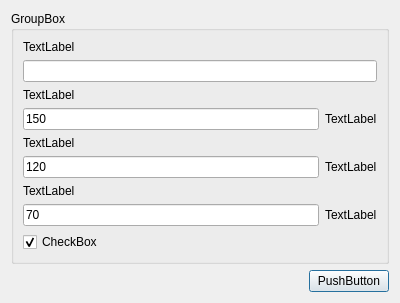
<?xml version="1.0" encoding="UTF-8"?>
<ui version="4.0">
 <class>ParametrosObligatoriosDialog</class>
 <widget class="QDialog" name="ParametrosObligatoriosDialog">
  <property name="windowModality">
   <enum>Qt::ApplicationModal</enum>
  </property>
  <property name="geometry">
   <rect>
    <x>0</x>
    <y>0</y>
    <width>400</width>
    <height>290</height>
   </rect>
  </property>
  <property name="windowTitle">
   <string>Dialog</string>
  </property>
  <property name="windowIcon">
   <iconset resource="recursos.qrc">
    <normaloff>:/iconos/images/iconowp_Zzk_icon.ico</normaloff>:/iconos/images/iconowp_Zzk_icon.ico</iconset>
  </property>
  <property name="modal">
   <bool>true</bool>
  </property>
  <layout class="QVBoxLayout" name="verticalLayout">
   <item>
    <widget class="QGroupBox" name="parametrosGroupBox">
     <property name="title">
      <string>GroupBox</string>
     </property>
     <layout class="QVBoxLayout" name="verticalLayout_2">
      <item>
       <widget class="QLabel" name="nombreMisionLabel">
        <property name="text">
         <string>TextLabel</string>
        </property>
       </widget>
      </item>
      <item>
       <layout class="QHBoxLayout" name="horizontalLayout_5">
        <item>
         <widget class="QLineEdit" name="nombreMisionText"/>
        </item>
       </layout>
      </item>
      <item>
       <widget class="QLabel" name="alturaVisorLabel">
        <property name="text">
         <string>TextLabel</string>
        </property>
       </widget>
      </item>
      <item>
       <layout class="QHBoxLayout" name="horizontalLayout">
        <item>
         <widget class="QLineEdit" name="alturaVisorText">
          <property name="text">
           <string>150</string>
          </property>
         </widget>
        </item>
        <item>
         <widget class="QLabel" name="metros1Label">
          <property name="text">
           <string>TextLabel</string>
          </property>
         </widget>
        </item>
       </layout>
      </item>
      <item>
       <widget class="QLabel" name="alturaMaximaVueloLabel">
        <property name="text">
         <string>TextLabel</string>
        </property>
       </widget>
      </item>
      <item>
       <layout class="QHBoxLayout" name="horizontalLayout_2">
        <item>
         <widget class="QLineEdit" name="alturaMaximaVueloText">
          <property name="text">
           <string>120</string>
          </property>
         </widget>
        </item>
        <item>
         <widget class="QLabel" name="metros2Label">
          <property name="text">
           <string>TextLabel</string>
          </property>
         </widget>
        </item>
       </layout>
      </item>
      <item>
       <widget class="QLabel" name="alturaVueloLabel">
        <property name="text">
         <string>TextLabel</string>
        </property>
       </widget>
      </item>
      <item>
       <layout class="QHBoxLayout" name="horizontalLayout_3">
        <item>
         <widget class="QLineEdit" name="alturaVueloText">
          <property name="text">
           <string>70</string>
          </property>
         </widget>
        </item>
        <item>
         <widget class="QLabel" name="metros3Label">
          <property name="text">
           <string>TextLabel</string>
          </property>
         </widget>
        </item>
       </layout>
      </item>
      <item>
       <widget class="QCheckBox" name="aterrizajeEnCirculocheckBox">
        <property name="text">
         <string>CheckBox</string>
        </property>
        <property name="checked">
         <bool>true</bool>
        </property>
       </widget>
      </item>
     </layout>
    </widget>
   </item>
   <item>
    <layout class="QHBoxLayout" name="horizontalLayout_4">
     <item>
      <spacer name="horizontalSpacer">
       <property name="orientation">
        <enum>Qt::Horizontal</enum>
       </property>
       <property name="sizeHint" stdset="0">
        <size>
         <width>40</width>
         <height>20</height>
        </size>
       </property>
      </spacer>
     </item>
     <item>
      <widget class="QPushButton" name="aceptarBoton">
       <property name="text">
        <string>PushButton</string>
       </property>
      </widget>
     </item>
    </layout>
   </item>
  </layout>
 </widget>
 <resources>
  <include location="recursos.qrc"/>
 </resources>
 <connections/>
</ui>
